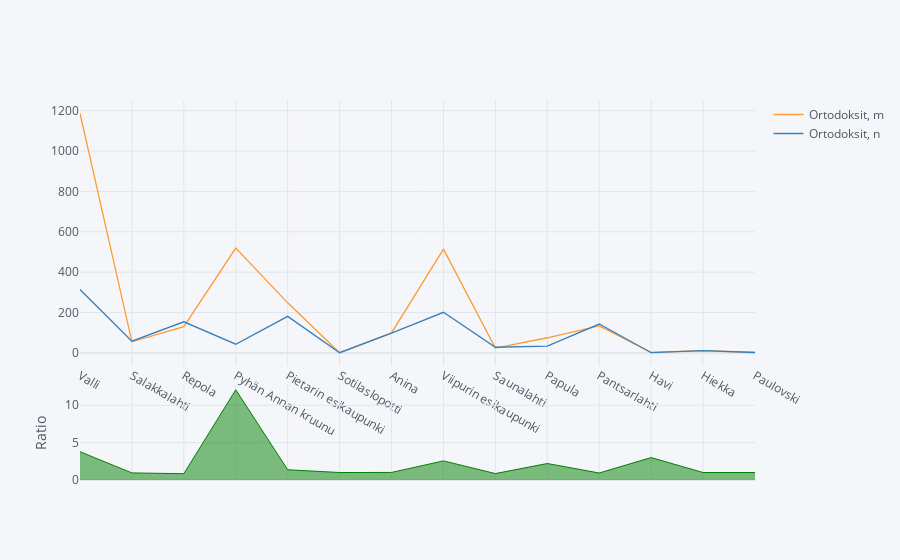

This figure's notebook cell:
### Code cell
import cufflinks as cf
cf.set_config_file(world_readable=True, theme='pearl', offline=True)
fig_districts = {
    'Viipurin_esikaupunki': 'Viipurin esikaupunki',
    'Pietarin_esikaupunki': 'Pietarin esikaupunki',
    'P_Annan_kruunu': 'Pyhän Annan kruunu',
}
fig_labels = {
    'orthodox_men': 'Ortodoksit, m',
    'orthodox_women': 'Ortodoksit, n',
    'russian_men': 'Venäjänkieliset, m',
    'russian_women': 'Venäjänkieliset, n',
    'orthodox_poll_tax': 'Ortodoksit, henkikirja',
    'orthodox_census': 'Ortodoksit, väestönlaskenta',
}
districts = districts.rename(columns=fig_labels, index=fig_districts)

fig = districts[['Ortodoksit, m', 'Ortodoksit, n']].iplot(
    # title="Ortodoksit sukupuolittain ja kaupunginosittain",
    kind='ratio',
)

### Figure 1 — Plotly figure (JSON) as saved in the notebook; plotly's stock layout.template omitted (floating-point values rounded to 4 significant figures)
{"data": [{"line": {"color": "rgba(255, 153, 51, 1.0)", "dash": "solid", "shape": "linear", "width": 1.3}, "mode": "lines", "name": "Ortodoksit, m", "text": "", "x": ["Valli", "Salakkalahti", "Repola", "Pyhän Annan kruunu", "Pietarin esikaupunki", "Sotilaslopotti", "Anina", "Viipurin esikaupunki", "Saunalahti", "Papula", "Pantsarlahti", "Havi", "Hiekka", "Paulovski"], "y": [1187, 55, 130, 519, 248, 1, 99, 514, 24, 75, 134, 3, 11, 2], "type": "scatter"}, {"line": {"color": "rgba(55, 128, 191, 1.0)", "dash": "solid", "shape": "linear", "width": 1.3}, "mode": "lines", "name": "Ortodoksit, n", "text": "", "x": ["Valli", "Salakkalahti", "Repola", "Pyhän Annan kruunu", "Pietarin esikaupunki", "Sotilaslopotti", "Anina", "Viipurin esikaupunki", "Saunalahti", "Papula", "Pantsarlahti", "Havi", "Hiekka", "Paulovski"], "y": [314, 58, 154, 43, 181, 1, 98, 201, 28, 34, 143, 1, 11, 2], "type": "scatter"}, {"connectgaps": false, "fill": "tozeroy", "line": {"color": "rgba(0, 128, 0, 1.0)", "dash": "solid", "shape": "linear", "width": 1}, "mode": "lines", "name": "Ratio", "showlegend": false, "x": ["Valli", "Salakkalahti", "Repola", "Pyhän Annan kruunu", "Pietarin esikaupunki", "Sotilaslopotti", "Anina", "Viipurin esikaupunki", "Saunalahti", "Papula", "Pantsarlahti", "Havi", "Hiekka", "Paulovski"], "xaxis": "x2", "y": [3.78, 0.9483, 0.8442, 12.07, 1.37, 1.0, 1.01, 2.557, 0.8571, 2.206, 0.9371, 3.0, 1.0, 1.0], "yaxis": "y2", "type": "scatter"}], "layout": {"hovermode": "x", "legend": {"bgcolor": "#F5F6F9", "font": {"color": "#4D5663"}}, "paper_bgcolor": "#F5F6F9", "plot_bgcolor": "#F5F6F9", "title": {"font": {"color": "#4D5663"}}, "xaxis": {"gridcolor": "#E1E5ED", "showgrid": true, "tickfont": {"color": "#4D5663"}, "title": {"font": {"color": "#4D5663"}, "text": ""}, "zerolinecolor": "#E1E5ED"}, "yaxis": {"domain": [0.3, 1], "gridcolor": "#E1E5ED", "showgrid": true, "tickfont": {"color": "#4D5663"}, "title": {"font": {"color": "#4D5663"}, "text": ""}, "zerolinecolor": "#E1E5ED"}, "yaxis2": {"domain": [0, 0.25], "gridcolor": "#E1E5ED", "showgrid": true, "tickfont": {"color": "#4D5663"}, "title": {"font": {"color": "#4D5663"}, "text": "Ratio"}, "zerolinecolor": "#E1E5ED"}, "xaxis2": {"anchor": "y2", "gridcolor": "#E1E5ED", "showgrid": true, "showticklabels": false, "tickfont": {"color": "#4D5663"}, "title": {"font": {"color": "#4D5663"}, "text": ""}, "zerolinecolor": "#E1E5ED"}}}
